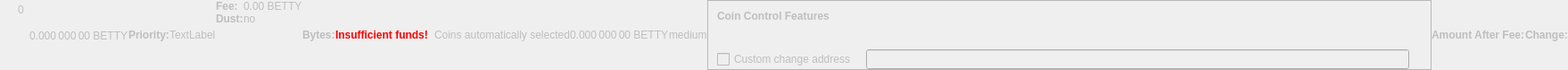
    <widget class="QWidget" name="dummyHideWidget" native="true">
     <property name="enabled">
      <bool>false</bool>
     </property>
     <property name="maximumSize">
      <size>
       <width>100</width>
       <height>22</height>
      </size>
     </property>
     <layout class="QHBoxLayout" name="dummyHideLayout">
      <property name="spacing">
       <number>0</number>
      </property>
      <property name="leftMargin">
       <number>0</number>
      </property>
      <property name="topMargin">
       <number>0</number>
      </property>
      <property name="rightMargin">
       <number>0</number>
      </property>
      <property name="bottomMargin">
       <number>0</number>
      </property>
      <item>
       <layout class="QFormLayout" name="formLayoutCoinControl1">
        <property name="horizontalSpacing">
         <number>10</number>
        </property>
        <property name="verticalSpacing">
         <number>14</number>
        </property>
        <property name="leftMargin">
         <number>10</number>
        </property>
        <property name="topMargin">
         <number>4</number>
        </property>
        <property name="rightMargin">
         <number>6</number>
        </property>
        <item row="0" column="1">
         <widget class="QLabel" name="labelCoinControlBytes">
          <property name="cursor">
           <cursorShape>IBeamCursor</cursorShape>
          </property>
          <property name="contextMenuPolicy">
           <enum>Qt::ActionsContextMenu</enum>
          </property>
          <property name="text">
           <string notr="true">0</string>
          </property>
          <property name="textInteractionFlags">
           <set>Qt::LinksAccessibleByMouse|Qt::TextSelectableByKeyboard|Qt::TextSelectableByMouse</set>
          </property>
         </widget>
        </item>
       </layout>
      </item>
      <item>
       <widget class="QLabel" name="labelCoinControlAfterFee">
        <property name="enabled">
         <bool>false</bool>
        </property>
        <property name="sizePolicy">
         <sizepolicy hsizetype="Fixed" vsizetype="Fixed">
          <horstretch>0</horstretch>
          <verstretch>0</verstretch>
         </sizepolicy>
        </property>
        <property name="minimumSize">
         <size>
          <width>111</width>
          <height>12</height>
         </size>
        </property>
        <property name="maximumSize">
         <size>
          <width>111</width>
          <height>12</height>
         </size>
        </property>
        <property name="cursor">
         <cursorShape>IBeamCursor</cursorShape>
        </property>
        <property name="contextMenuPolicy">
         <enum>Qt::ActionsContextMenu</enum>
        </property>
        <property name="text">
         <string notr="true">0.000 000 00 BETTY</string>
        </property>
        <property name="textInteractionFlags">
         <set>Qt::LinksAccessibleByMouse|Qt::TextSelectableByKeyboard|Qt::TextSelectableByMouse</set>
        </property>
       </widget>
      </item>
      <item>
       <widget class="QLabel" name="labelCoinControlPriorityText">
        <property name="enabled">
         <bool>false</bool>
        </property>
        <property name="font">
         <font>
          <weight>75</weight>
          <bold>true</bold>
         </font>
        </property>
        <property name="text">
         <string>Priority:</string>
        </property>
       </widget>
      </item>
      <item>
       <layout class="QHBoxLayout" name="horizontalLayout">
        <item>
         <widget class="QLabel" name="WarningLabel">
          <property name="text">
           <string>TextLabel</string>
          </property>
         </widget>
        </item>
       </layout>
      </item>
      <item>
       <layout class="QFormLayout" name="formLayoutCoinControl3">
        <property name="horizontalSpacing">
         <number>0</number>
        </property>
        <property name="verticalSpacing">
         <number>0</number>
        </property>
        <property name="leftMargin">
         <number>0</number>
        </property>
        <property name="topMargin">
         <number>0</number>
        </property>
        <property name="rightMargin">
         <number>0</number>
        </property>
        <item row="0" column="0">
         <widget class="QLabel" name="labelCoinControlFeeText">
          <property name="enabled">
           <bool>false</bool>
          </property>
          <property name="font">
           <font>
            <weight>75</weight>
            <bold>true</bold>
           </font>
          </property>
          <property name="text">
           <string>Fee:</string>
          </property>
          <property name="margin">
           <number>0</number>
          </property>
         </widget>
        </item>
        <item row="0" column="1">
         <widget class="QLabel" name="labelCoinControlFee">
          <property name="enabled">
           <bool>false</bool>
          </property>
          <property name="cursor">
           <cursorShape>IBeamCursor</cursorShape>
          </property>
          <property name="contextMenuPolicy">
           <enum>Qt::ActionsContextMenu</enum>
          </property>
          <property name="text">
           <string notr="true">0.00 BETTY</string>
          </property>
          <property name="textInteractionFlags">
           <set>Qt::LinksAccessibleByMouse|Qt::TextSelectableByKeyboard|Qt::TextSelectableByMouse</set>
          </property>
         </widget>
        </item>
        <item row="1" column="0">
         <widget class="QLabel" name="labelCoinControlLowOutputText">
          <property name="enabled">
           <bool>false</bool>
          </property>
          <property name="font">
           <font>
            <weight>75</weight>
            <bold>true</bold>
           </font>
          </property>
          <property name="text">
           <string>Dust:</string>
          </property>
         </widget>
        </item>
        <item row="1" column="1">
         <widget class="QLabel" name="labelCoinControlLowOutput">
          <property name="enabled">
           <bool>false</bool>
          </property>
          <property name="cursor">
           <cursorShape>IBeamCursor</cursorShape>
          </property>
          <property name="contextMenuPolicy">
           <enum>Qt::ActionsContextMenu</enum>
          </property>
          <property name="text">
           <string>no</string>
          </property>
          <property name="textInteractionFlags">
           <set>Qt::LinksAccessibleByMouse|Qt::TextSelectableByKeyboard|Qt::TextSelectableByMouse</set>
          </property>
         </widget>
        </item>
       </layout>
      </item>
      <item>
       <widget class="QLabel" name="labelCoinControlBytesText">
        <property name="enabled">
         <bool>false</bool>
        </property>
        <property name="font">
         <font>
          <weight>75</weight>
          <bold>true</bold>
         </font>
        </property>
        <property name="text">
         <string>Bytes:</string>
        </property>
       </widget>
      </item>
      <item>
       <layout class="QFormLayout" name="formLayoutCoinControl2">
        <property name="horizontalSpacing">
         <number>0</number>
        </property>
        <property name="verticalSpacing">
         <number>0</number>
        </property>
        <property name="leftMargin">
         <number>0</number>
        </property>
        <property name="topMargin">
         <number>0</number>
        </property>
        <property name="rightMargin">
         <number>0</number>
        </property>
       </layout>
      </item>
      <item>
       <layout class="QHBoxLayout" name="horizontalLayoutCoinControl2">
        <property name="spacing">
         <number>0</number>
        </property>
        <property name="bottomMargin">
         <number>0</number>
        </property>
       </layout>
      </item>
      <item>
       <widget class="QLabel" name="labelCoinControlInsuffFunds">
        <property name="enabled">
         <bool>false</bool>
        </property>
        <property name="minimumSize">
         <size>
          <width>0</width>
          <height>0</height>
         </size>
        </property>
        <property name="font">
         <font>
          <weight>75</weight>
          <bold>true</bold>
         </font>
        </property>
        <property name="styleSheet">
         <string notr="true">color:red;font-weight:bold;</string>
        </property>
        <property name="text">
         <string>Insufficient funds!</string>
        </property>
        <property name="margin">
         <number>5</number>
        </property>
       </widget>
      </item>
      <item>
       <layout class="QFormLayout" name="formLayoutCoinControl4">
        <property name="horizontalSpacing">
         <number>0</number>
        </property>
        <property name="verticalSpacing">
         <number>0</number>
        </property>
        <property name="leftMargin">
         <number>0</number>
        </property>
        <property name="topMargin">
         <number>0</number>
        </property>
        <property name="rightMargin">
         <number>0</number>
        </property>
       </layout>
      </item>
      <item>
       <widget class="QLabel" name="labelCoinControlChangeLabel">
        <property name="enabled">
         <bool>false</bool>
        </property>
        <property name="sizePolicy">
         <sizepolicy hsizetype="Preferred" vsizetype="Expanding">
          <horstretch>0</horstretch>
          <verstretch>0</verstretch>
         </sizepolicy>
        </property>
        <property name="minimumSize">
         <size>
          <width>0</width>
          <height>0</height>
         </size>
        </property>
        <property name="text">
         <string/>
        </property>
        <property name="margin">
         <number>3</number>
        </property>
       </widget>
      </item>
      <item>
       <widget class="QLabel" name="labelCoinControlAutomaticallySelected">
        <property name="enabled">
         <bool>false</bool>
        </property>
        <property name="sizePolicy">
         <sizepolicy hsizetype="Fixed" vsizetype="Fixed">
          <horstretch>0</horstretch>
          <verstretch>0</verstretch>
         </sizepolicy>
        </property>
        <property name="minimumSize">
         <size>
          <width>0</width>
          <height>0</height>
         </size>
        </property>
        <property name="maximumSize">
         <size>
          <width>240</width>
          <height>16777215</height>
         </size>
        </property>
        <property name="text">
         <string>Coins automatically selected</string>
        </property>
        <property name="margin">
         <number>5</number>
        </property>
       </widget>
      </item>
      <item>
       <widget class="QLabel" name="labelCoinControlChange">
        <property name="enabled">
         <bool>false</bool>
        </property>
        <property name="sizePolicy">
         <sizepolicy hsizetype="Fixed" vsizetype="Fixed">
          <horstretch>0</horstretch>
          <verstretch>0</verstretch>
         </sizepolicy>
        </property>
        <property name="minimumSize">
         <size>
          <width>111</width>
          <height>0</height>
         </size>
        </property>
        <property name="maximumSize">
         <size>
          <width>111</width>
          <height>16777215</height>
         </size>
        </property>
        <property name="cursor">
         <cursorShape>IBeamCursor</cursorShape>
        </property>
        <property name="contextMenuPolicy">
         <enum>Qt::ActionsContextMenu</enum>
        </property>
        <property name="text">
         <string notr="true">0.000 000 00 BETTY</string>
        </property>
        <property name="textInteractionFlags">
         <set>Qt::LinksAccessibleByMouse|Qt::TextSelectableByKeyboard|Qt::TextSelectableByMouse</set>
        </property>
       </widget>
      </item>
      <item>
       <widget class="QLabel" name="labelCoinControlPriority">
        <property name="enabled">
         <bool>false</bool>
        </property>
        <property name="cursor">
         <cursorShape>IBeamCursor</cursorShape>
        </property>
        <property name="contextMenuPolicy">
         <enum>Qt::ActionsContextMenu</enum>
        </property>
        <property name="text">
         <string>medium</string>
        </property>
        <property name="textInteractionFlags">
         <set>Qt::LinksAccessibleByMouse|Qt::TextSelectableByKeyboard|Qt::TextSelectableByMouse</set>
        </property>
       </widget>
      </item>
      <item>
       <widget class="QFrame" name="frameCoinControl">
        <property name="sizePolicy">
         <sizepolicy hsizetype="Expanding" vsizetype="Expanding">
          <horstretch>0</horstretch>
          <verstretch>0</verstretch>
         </sizepolicy>
        </property>
        <property name="maximumSize">
         <size>
          <width>16777215</width>
          <height>16777215</height>
         </size>
        </property>
        <property name="frameShape">
         <enum>QFrame::StyledPanel</enum>
        </property>
        <property name="frameShadow">
         <enum>QFrame::Sunken</enum>
        </property>
        <layout class="QVBoxLayout" name="verticalLayoutCoinControl2_2">
         <property name="spacing">
          <number>0</number>
         </property>
         <property name="leftMargin">
          <number>0</number>
         </property>
         <property name="topMargin">
          <number>0</number>
         </property>
         <property name="rightMargin">
          <number>0</number>
         </property>
         <property name="bottomMargin">
          <number>0</number>
         </property>
         <item>
          <layout class="QVBoxLayout" name="verticalLayoutCoinControl" stretch="0,0,0,1">
           <property name="spacing">
            <number>0</number>
           </property>
           <property name="leftMargin">
            <number>10</number>
           </property>
           <property name="topMargin">
            <number>10</number>
           </property>
           <item>
            <layout class="QHBoxLayout" name="horizontalLayoutCoinControl1">
             <property name="bottomMargin">
              <number>15</number>
             </property>
             <item>
              <widget class="QLabel" name="labelCoinControlFeatures">
               <property name="enabled">
                <bool>false</bool>
               </property>
               <property name="sizePolicy">
                <sizepolicy hsizetype="Preferred" vsizetype="Maximum">
                 <horstretch>0</horstretch>
                 <verstretch>0</verstretch>
                </sizepolicy>
               </property>
               <property name="font">
                <font>
                 <weight>75</weight>
                 <bold>true</bold>
                </font>
               </property>
               <property name="styleSheet">
                <string notr="true">font-weight:bold;</string>
               </property>
               <property name="text">
                <string>Coin Control Features</string>
               </property>
              </widget>
             </item>
            </layout>
           </item>
           <item>
            <widget class="QWidget" name="widgetCoinControl" native="true">
             <property name="sizePolicy">
              <sizepolicy hsizetype="Preferred" vsizetype="Preferred">
               <horstretch>0</horstretch>
               <verstretch>0</verstretch>
              </sizepolicy>
             </property>
             <property name="minimumSize">
              <size>
               <width>0</width>
               <height>0</height>
              </size>
             </property>
             <property name="styleSheet">
              <string notr="true"/>
             </property>
             <layout class="QHBoxLayout" name="horizontalLayoutCoinControl5_2">
              <property name="leftMargin">
               <number>0</number>
              </property>
              <property name="topMargin">
               <number>0</number>
              </property>
              <property name="rightMargin">
               <number>0</number>
              </property>
              <property name="bottomMargin">
               <number>0</number>
              </property>
              <item>
               <layout class="QHBoxLayout" name="horizontalLayoutCoinControl3">
                <property name="spacing">
                 <number>20</number>
                </property>
                <property name="topMargin">
                 <number>0</number>
                </property>
                <property name="bottomMargin">
                 <number>10</number>
                </property>
               </layout>
              </item>
             </layout>
            </widget>
           </item>
           <item>
            <layout class="QHBoxLayout" name="horizontalLayoutCoinControl4" stretch="0,0,0">
             <property name="spacing">
              <number>12</number>
             </property>
             <property name="sizeConstraint">
              <enum>QLayout::SetDefaultConstraint</enum>
             </property>
             <property name="topMargin">
              <number>5</number>
             </property>
             <property name="rightMargin">
              <number>5</number>
             </property>
             <item>
              <widget class="QCheckBox" name="checkBoxCoinControlChange">
               <property name="enabled">
                <bool>false</bool>
               </property>
               <property name="toolTip">
                <string>If this is activated, but the change address is empty or invalid, change will be sent to a newly generated address.</string>
               </property>
               <property name="text">
                <string>Custom change address</string>
               </property>
              </widget>
             </item>
             <item>
              <widget class="QValidatedLineEdit" name="lineEditCoinControlChange">
               <property name="enabled">
                <bool>false</bool>
               </property>
               <property name="sizePolicy">
                <sizepolicy hsizetype="Expanding" vsizetype="Fixed">
                 <horstretch>0</horstretch>
                 <verstretch>0</verstretch>
                </sizepolicy>
               </property>
              </widget>
             </item>
             <item>
              <widget class="QLabel" name="labelCoinControlChangeLabel_2">
               <property name="sizePolicy">
                <sizepolicy hsizetype="Preferred" vsizetype="Expanding">
                 <horstretch>0</horstretch>
                 <verstretch>0</verstretch>
                </sizepolicy>
               </property>
               <property name="minimumSize">
                <size>
                 <width>0</width>
                 <height>0</height>
                </size>
               </property>
               <property name="text">
                <string/>
               </property>
               <property name="margin">
                <number>3</number>
               </property>
              </widget>
             </item>
            </layout>
           </item>
           <item>
            <spacer name="verticalSpacerCoinControl">
             <property name="orientation">
              <enum>Qt::Vertical</enum>
             </property>
             <property name="sizeHint" stdset="0">
              <size>
               <width>800</width>
               <height>1</height>
              </size>
             </property>
            </spacer>
           </item>
          </layout>
         </item>
        </layout>
       </widget>
      </item>
      <item>
       <widget class="QLabel" name="labelCoinControlAfterFeeText">
        <property name="enabled">
         <bool>false</bool>
        </property>
        <property name="minimumSize">
         <size>
          <width>0</width>
          <height>0</height>
         </size>
        </property>
        <property name="maximumSize">
         <size>
          <width>16777215</width>
          <height>16777215</height>
         </size>
        </property>
        <property name="font">
         <font>
          <weight>75</weight>
          <bold>true</bold>
         </font>
        </property>
        <property name="text">
         <string>Amount After Fee:</string>
        </property>
        <property name="alignment">
         <set>Qt::AlignLeading|Qt::AlignLeft|Qt::AlignVCenter</set>
        </property>
        <property name="margin">
         <number>0</number>
        </property>
       </widget>
      </item>
      <item>
       <widget class="QLabel" name="labelCoinControlChangeText">
        <property name="enabled">
         <bool>false</bool>
        </property>
        <property name="sizePolicy">
         <sizepolicy hsizetype="Preferred" vsizetype="Preferred">
          <horstretch>0</horstretch>
          <verstretch>0</verstretch>
         </sizepolicy>
        </property>
        <property name="minimumSize">
         <size>
          <width>0</width>
          <height>0</height>
         </size>
        </property>
        <property name="maximumSize">
         <size>
          <width>16777215</width>
          <height>16777215</height>
         </size>
        </property>
        <property name="font">
         <font>
          <weight>75</weight>
          <bold>true</bold>
         </font>
        </property>
        <property name="text">
         <string>Change:</string>
        </property>
        <property name="alignment">
         <set>Qt::AlignLeading|Qt::AlignLeft|Qt::AlignVCenter</set>
        </property>
       </widget>
      </item>
     </layout>
    </widget>
